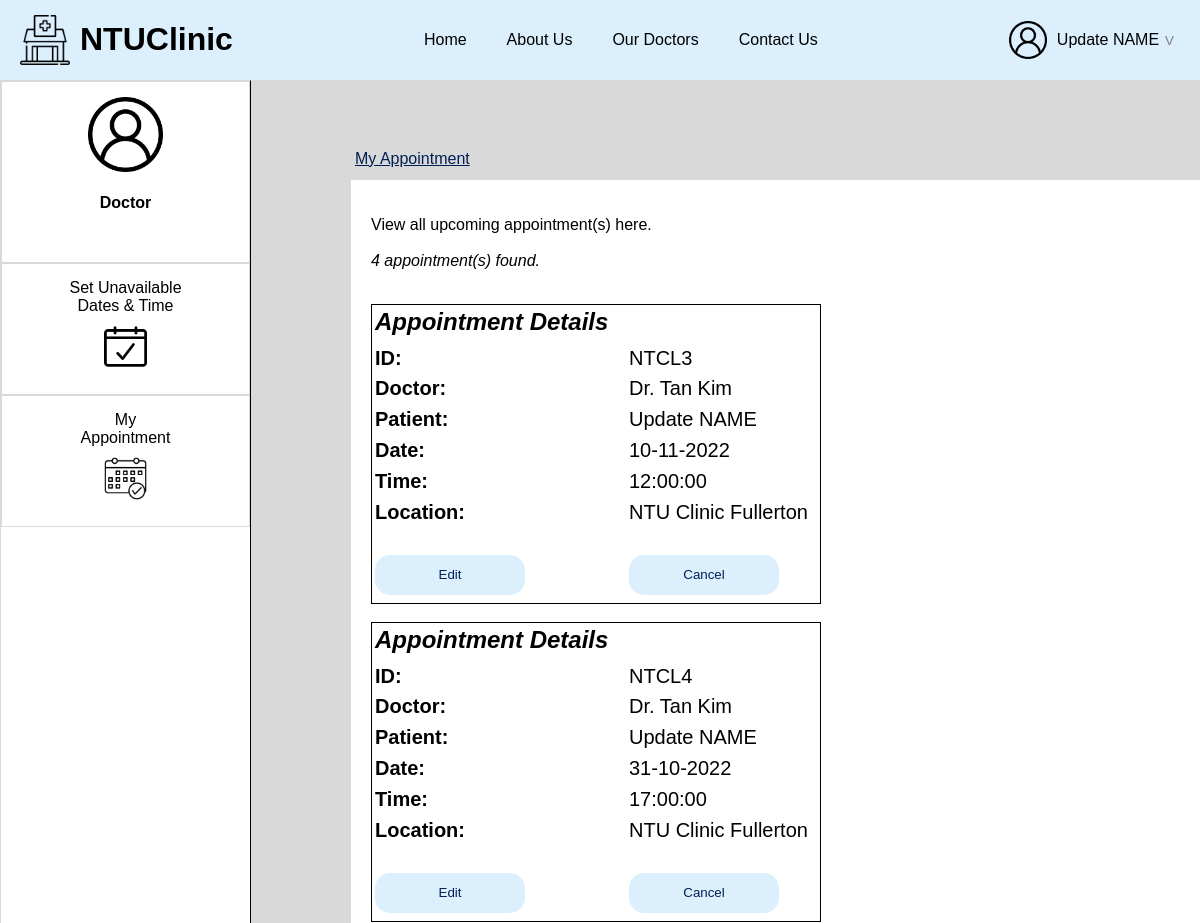
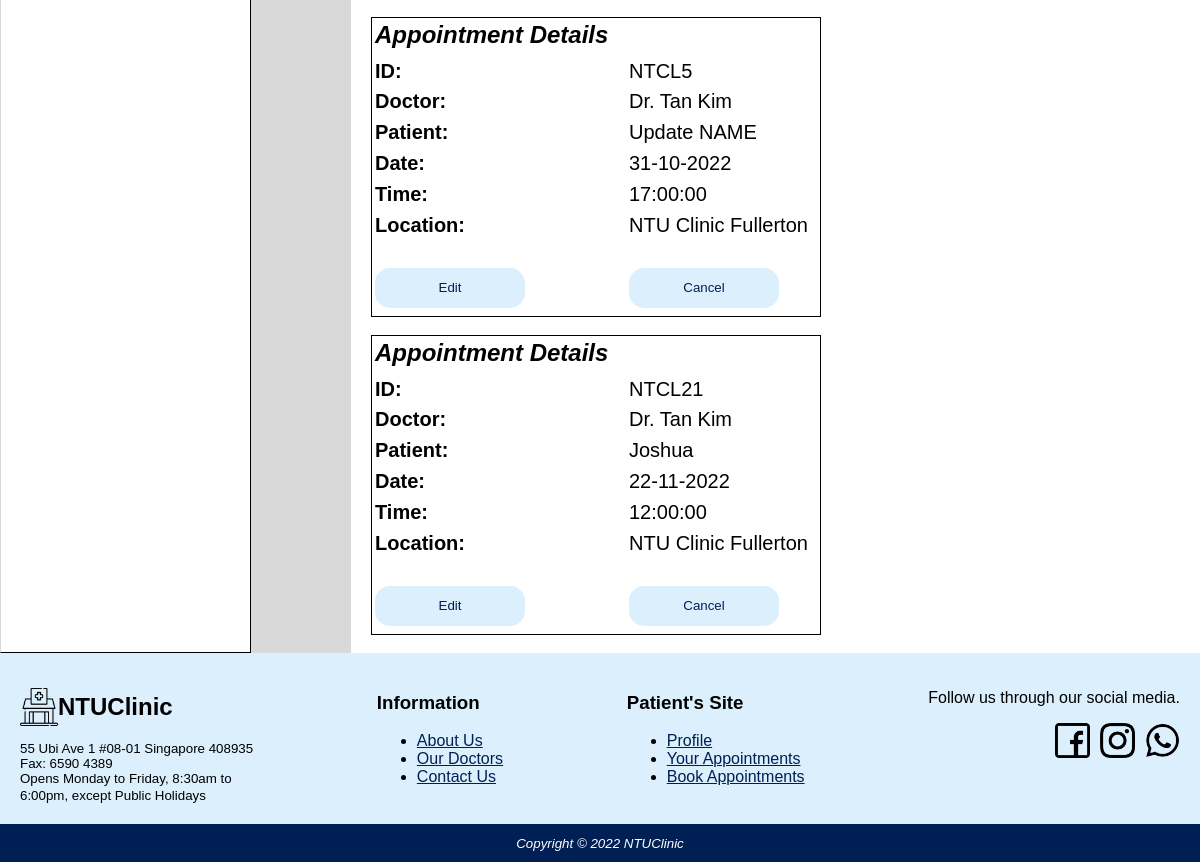
/doctor/myappointment.php (signed in), run on an earlier commit of the app's database (2 pictures, top to bottom).
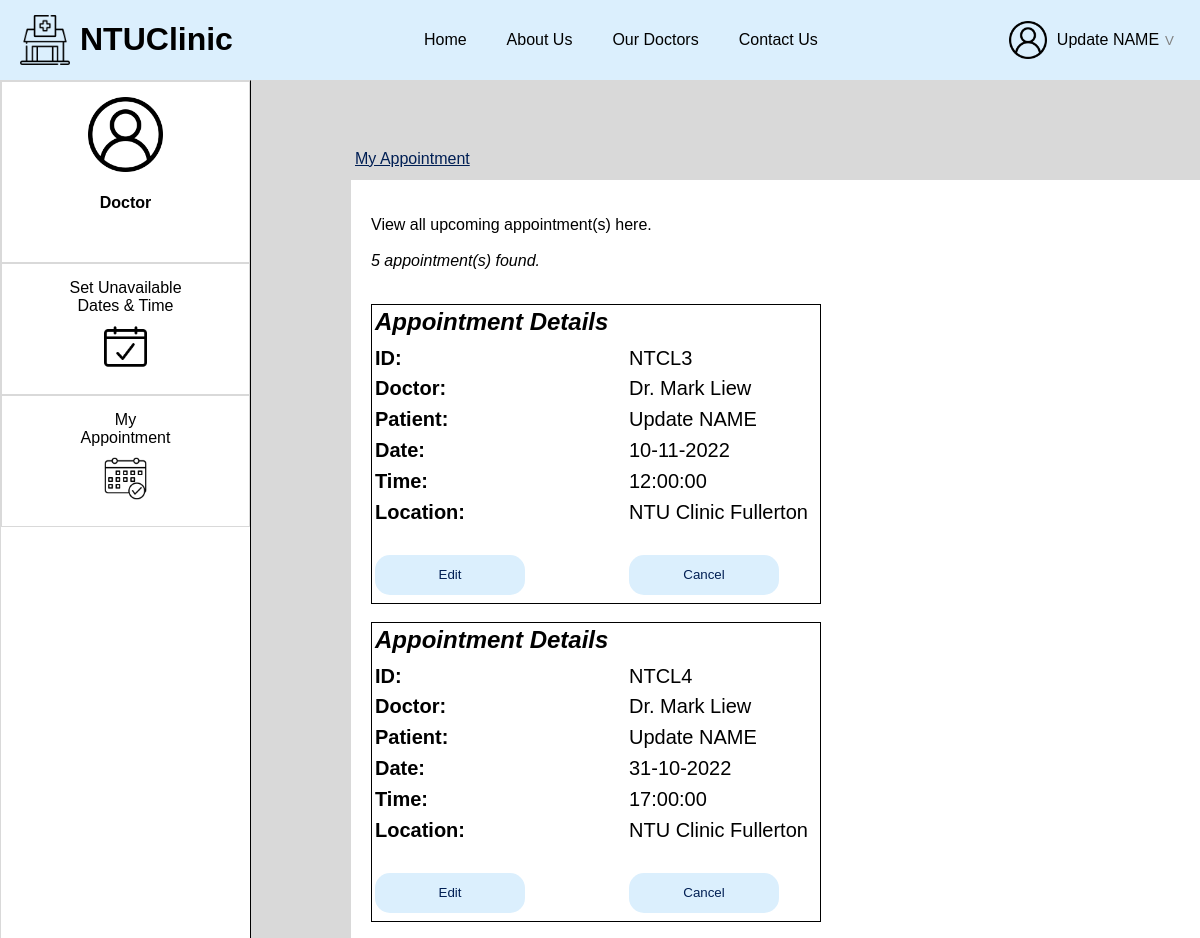
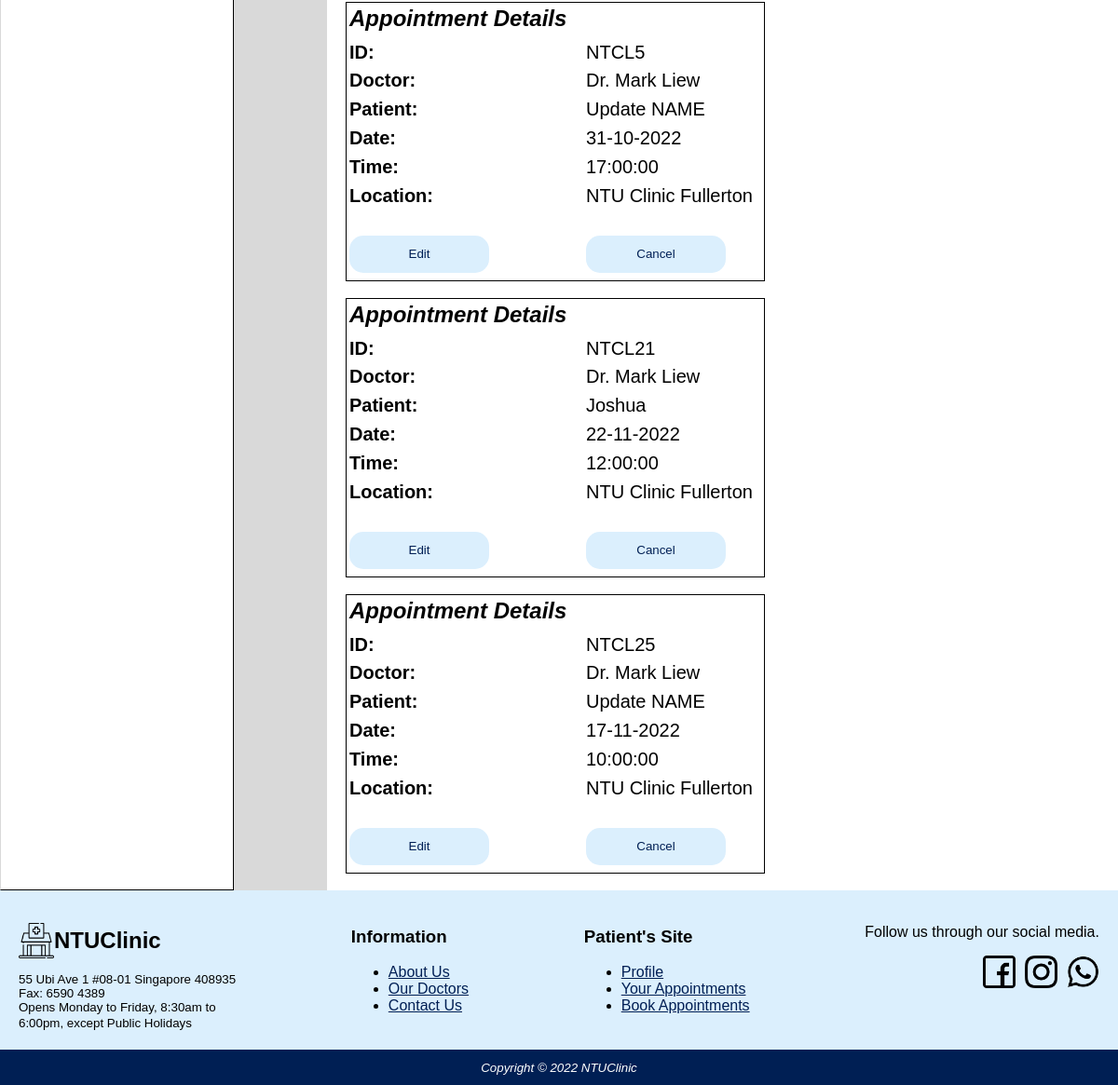
And on a later commit of the database (2 pictures, top to bottom).
### tables this page shows
CREATE TABLE `Appointments` (
  `appointmentID` int(10) UNSIGNED NOT NULL,
  `user` int(11) NOT NULL,
  `location` char(200) NOT NULL,
  `doctor` char(100) NOT NULL,
  `date` date NOT NULL,
  `time` time NOT NULL,
  `timeCompleted` time NOT NULL,
  `paid_status` tinyint(1) NOT NULL,
  `book_status` tinyint(1) NOT NULL
);

CREATE TABLE `Doctors` (
  `doctorid` int(10) UNSIGNED NOT NULL,
  `docname` char(255) NOT NULL,
  `description` text DEFAULT NULL,
  `clinicid` int(11) NOT NULL,
  `image` char(100) NOT NULL,
  `contact` char(10) NOT NULL,
  `joindate` varchar(11) NOT NULL,
  `certexp` varchar(11) NOT NULL,
  `email` char(100) NOT NULL,
  `password` char(255) NOT NULL
);

CREATE TABLE `Patients` (
  `userid` int(10) UNSIGNED NOT NULL,
  `name` char(255) NOT NULL,
  `image` char(100) NOT NULL,
  `contact` char(10) NOT NULL,
  `nric` char(10) NOT NULL,
  `signupdate` varchar(20) NOT NULL,
  `birthday` varchar(15) NOT NULL,
  `email` char(100) NOT NULL,
  `password` char(255) NOT NULL
);

CREATE TABLE `Clinics` (
  `clinicid` int(10) UNSIGNED NOT NULL,
  `clinicname` char(255) NOT NULL,
  `cliniclocation` char(255) DEFAULT NULL,
  `cliniccontact` char(50) NOT NULL
);

### doctor/appointmentRetrieval.php (called while the page is built, shortened)
<?php
	$db = mysqli_connect('localhost', 'root', '');
	mysqli_select_db($db,'project');
	$sql=
		"SELECT a.user, a.location, a.doctor, a.date, a.time,
		a.paid_status, a.book_status
		FROM appointments a
		INNER JOIN patients p on a.user = p.userid
		";
	$result = mysqli_query($db,$sql);
	$count=0;
	while ($row = mysqli_fetch_assoc($result)){
	if ($row['doctor'] == $_SESSION['valid_user_id']) {
		if ($row['paid_status'] == "1") {
			if ($row['book_status'] == "1")
			{
			$count=$count+1;
			}
		}
	}
	}
?>

### doctor/myappointment.php (the view, shortened to what this page needs)
<!DOCTYPE html>
<html lang="en">
<head>
<link rel="stylesheet" href="../style.css" />
<link rel="stylesheet" href="./sidepanel.css" />
<link rel="stylesheet" href="./myappointment.css" />
<body>
<div id="wrapper">
	<?php include 'header.php'; ?>
	<div id="bodycontent">
	<?php include "sidepanel.php"; ?>
	<div id="appointmentnav">
	<dt>
		<a href="myappointment.php" class="botnav">My Appointment</a>
	</dt>
	</div>
	<div class="maincontainer">
	<dt id="abcd">
		<?php include 'appointmentRetrieval.php';
		echo "<p>
		View all upcoming appointment(s) here.<br><br>" .
		"<i>" . $count . " appointment(s) found.</i></p><br>";
		?>
		<?php
		$doc_id = $_SESSION['valid_user_id'];
		$db = mysqli_connect('localhost', 'root', '');
		mysqli_select_db($db,'project');
		$sql=
		"SELECT *
		FROM appointments a
		INNER JOIN patients p on a.user = p.userid
		INNER JOIN doctors d on a.doctor = d.doctorid
		INNER JOIN clinics c on a.location = c.clinicid
		WHERE doctor='$doc_id'";
		$result = mysqli_query($db,$sql);
		while ($row = mysqli_fetch_assoc($result)){
		if ($row['paid_status'] == "1") {
			if ($row['book_status'] == "1")
			{
			$location = $row['clinicname'];
			$doctor = $row['docname'];
			$patient = $row['name'];
			$date = $row['date'];
			$time = $row['time'];
			$apptID = $row['appointmentID'];
			$date2 = date("d-m-Y", strtotime($date));
			echo "
			<table class='appointment-table' style='font-size:20px;border:1px solid black;height:300px;width:450px;'>
			<th colspan='2' style='float:left;font-size:24px;'>
				<i>Appointment Details</i>
			</th>
			<tr>
				<td style='width:250px;'><b>ID: </b></td>
				<td><span id='doctor'>
				NTCL$apptID
				</span></td>
			</tr>
			<tr>
				<td style='width:250px;'><b>Doctor: </b></td>
				<td><span id='doctor'>
				$doctor
				</span></td>
			</tr>
			<tr>
				<td style='width:250px;'><b>Patient: </b></td>
				<td><span id='patient'>
				$patient
				</span></td>
			</tr>
			<tr>
				<td style='width:250px;'><b>Date: </b></td>
				<td><span id='date'>
				$date2
				</span></td>
			</tr>
			<tr>
				<td style='width:250px;'><b>Time: </b></td>
				<td><span id='time'>
				$time
				</span></td>
			</tr>
			<tr>
				<td style='width:250px;'><b>Location: </b></td>
				<td><span id='location'>
				$location
				</span></td>
			</tr>
			<tr>
			<td style='float: center; width:250px;'>
				<form action='editappointment.php' method='post'>
					<input value='$apptID' name='apptID' type='hidden'/>
					<button id='editbutton' class='primarybutton'>Edit</button>
				</form>
			</td>
			<td style='float: center;'>
			<form action='cancelappointment.php' method='post'>
			<input value='$apptID' name='apptID' type='hidden'/>
				<button id='cancelbutton' onclick='alertpopup()' class='primarybutton'>Cancel</button>
				</form>
			</td>
			</tr>
			</table><br>";
			}
			}
			}
		?>
	</div>
	</div>
</div>
<?php include "footer.php";?>
</body>

What changed in the data, as far as the page shows it:
changed through a linked row, appointments id 3: doctors.docname "Dr. Tan Kim" → "Dr. Mark Liew"
changed through a linked row, appointments id 4: doctors.docname "Dr. Tan Kim" → "Dr. Mark Liew"
changed through a linked row, appointments id 5: doctors.docname "Dr. Tan Kim" → "Dr. Mark Liew"
changed through a linked row, appointments "Joshua": doctors.docname "Dr. Tan Kim" → "Dr. Mark Liew"
added appointments: appointmentID "25", doctors.docname "Dr. Mark Liew", patients.name "Update NAME", date "17-11-2022", time "10:00:00", clinics.clinicname "NTU Clinic Fullerton"
Also different on the page:
$count: "4" → "5"
